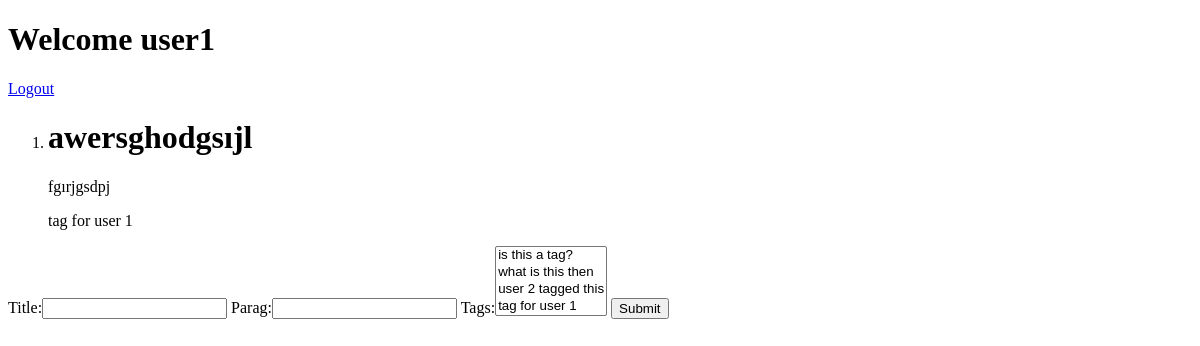
Before: /blog/entries/ (signed in) with the older database file.
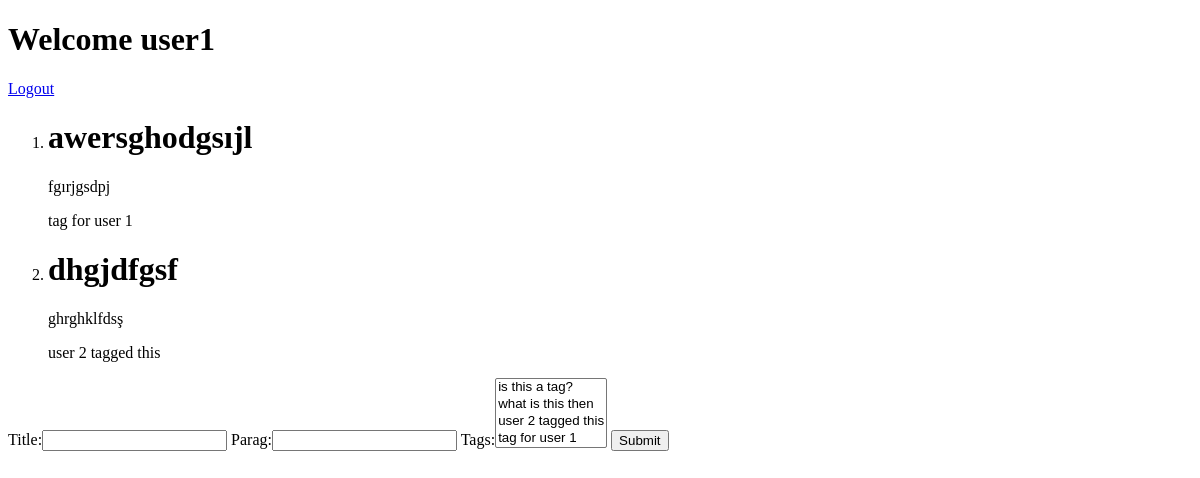
After: the same page with the newer database file.
### bloggg/models.py (models this page shows)
class Bloggg(models.Model):
    title = models.CharField(max_length=250)
    parag = models.CharField(max_length=250)
    owner = models.ForeignKey(User)
    tags = models.ManyToManyField(Tag)

### tags/models.py (models this page shows)
class Tag(models.Model):
    name = models.CharField(max_length=50)
    def __str__(self):
        return self.name

### bloggg/views.py (the view)
# urls.py: url(r'^blog/entries/$', show_blog),
def show_blog(request):
    if request.method=="POST":
        form = BlogggForm(request.POST)
        if form.is_valid():
            entry = form.save(commit=False)
            entry.owner = request.user
            entry.save()
            form.save_m2m()
    elif request.method == "GET":
        form = BlogggForm()
    return render(request, "bloggg.html", {"entries": Bloggg.objects.filter(owner=request.user.id), "tags": Tag.objects.all(), "form":form})

### bloggg/forms.py
class BlogggForm(forms.ModelForm):
    class Meta:
        model = Bloggg
        fields = ["title","parag","tags"]

### bloggg/templates/bloggg.html (shortened to what this page needs)
<!DOCTYPE html>
<html lang="en">
<head>
</head>
<body>
{% if request.user.username %}
    <h1>Welcome {{ request.user.username }}</h1>
    <a href="/users/logout">Logout</a>
{% endif %}
<ol>
    {% for entry in entries %}
        <li>
            <h1>{{ entry.title }}</h1>
            <p>{{ entry.parag }}</p>
            {% for tag in entry.tags.all %}
                {{ tag.name }}
            {% endfor  %}
        </li>
    {% endfor %}
</ol>
<form method="POST">
    {{ form }}
    <button type="submit">Submit</button>
</form>
</body>
</html>

Changed rows visible on the page:
added Bloggg: title "dhgjdfgsf", parag "ghrghklfdsş"
now on this page (row unchanged): Tag: name "user 2 tagged this", shown under "dhgjdfgsf"
